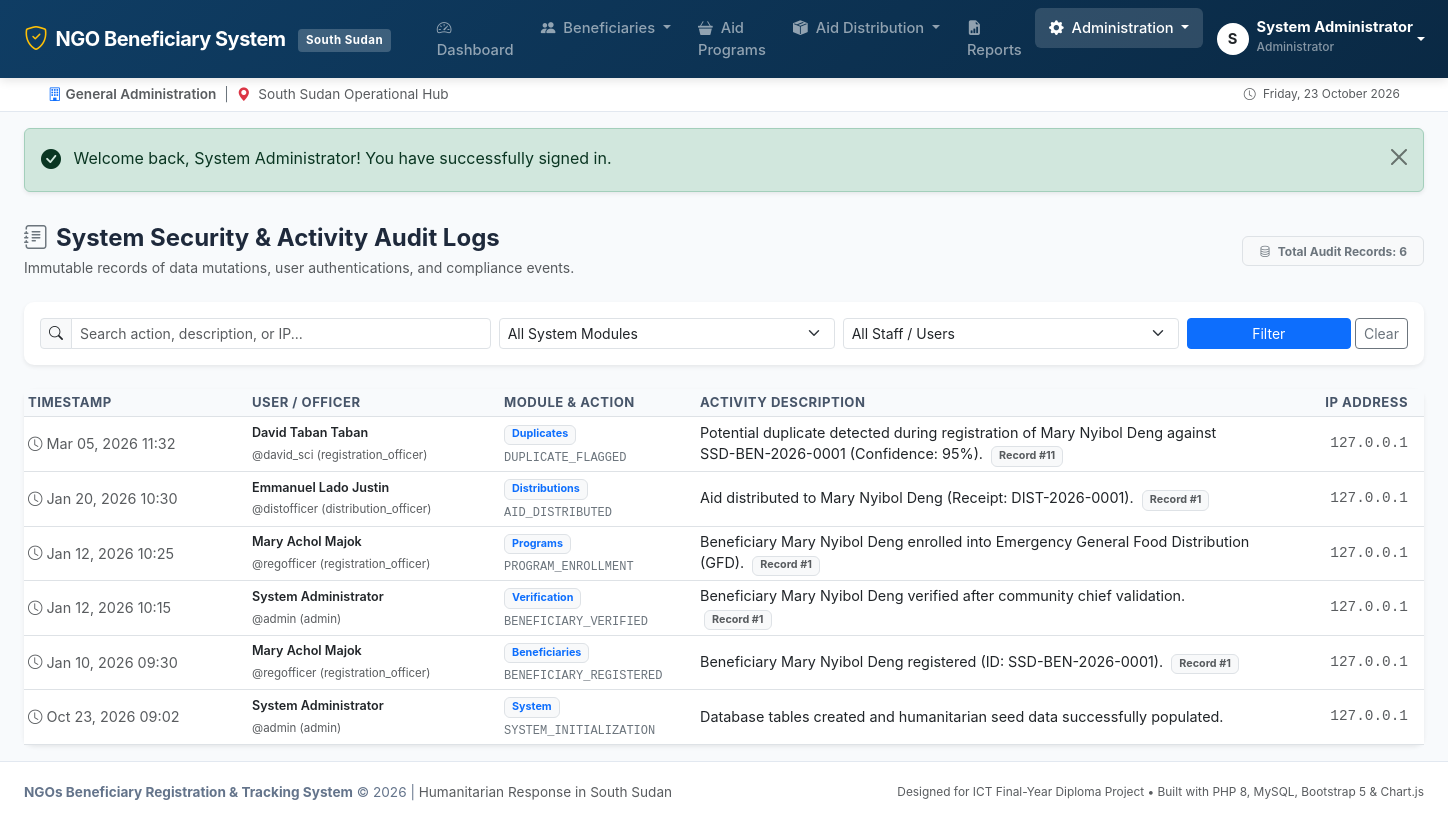
Page /logs/index.php (signed in) on the committed database.
### tables this page shows
CREATE TABLE `audit_logs` (
  `id` INT AUTO_INCREMENT PRIMARY KEY,
  `user_id` INT NULL,
  `action` VARCHAR(100) NOT NULL,
  `module` VARCHAR(50) NOT NULL,
  `record_id` VARCHAR(50) NULL,
  `description` TEXT NOT NULL,
  `ip_address` VARCHAR(45) NULL,
  `created_at` DATETIME NOT NULL DEFAULT CURRENT_TIMESTAMP,
  INDEX `idx_audit_module` (`module`),
  INDEX `idx_audit_created` (`created_at`),
  CONSTRAINT `fk_audit_user` FOREIGN KEY (`user_id`) REFERENCES `users` (`id`) ON DELETE SET NULL ON UPDATE CASCADE
);

CREATE TABLE `users` (
  `id` INT AUTO_INCREMENT PRIMARY KEY,
  `ngo_id` INT NULL,
  `full_name` VARCHAR(100) NOT NULL,
  `email` VARCHAR(100) NOT NULL UNIQUE,
  `username` VARCHAR(50) NOT NULL UNIQUE,
  `password` VARCHAR(255) NOT NULL,
  `role` ENUM('admin', 'registration_officer', 'distribution_officer') NOT NULL DEFAULT 'registration_officer',
  `phone` VARCHAR(40) NULL,
  `status` ENUM('active', 'inactive') NOT NULL DEFAULT 'active',
  `last_login` DATETIME NULL,
  `created_at` DATETIME NOT NULL DEFAULT CURRENT_TIMESTAMP,
  `updated_at` DATETIME NOT NULL DEFAULT CURRENT_TIMESTAMP ON UPDATE CURRENT_TIMESTAMP,
  CONSTRAINT `fk_users_ngo` FOREIGN KEY (`ngo_id`) REFERENCES `ngos` (`id`) ON DELETE SET NULL ON UPDATE CASCADE
);

### includes/functions.php (called while the page is built, shortened)
<?php
function e($value): string {
    return htmlspecialchars((string)($value ?? ''), ENT_QUOTES, 'UTF-8');
}
function sanitize(?string $value): string {
    return trim($value ?? '');
}
function format_datetime(?string $datetime, string $format = 'M d, Y H:i'): string {
    $timestamp = strtotime($datetime);
    return $timestamp ? date($format, $timestamp) : 'N/A';
}

### logs/index.php (the view, shortened to what this page needs)
<?php
require_once __DIR__ . '/../includes/functions.php';
$db = getDB();
$search = sanitize($_GET['q'] ?? '');
$where = ["1=1"];
$params = [];
$whereClause = implode(" AND ", $where);
$perPage = 15;
$page = max(1, (int)($_GET['page'] ?? 1));
$offset = ($page - 1) * $perPage;
$countSql = "SELECT COUNT(*) FROM audit_logs a WHERE {$whereClause}";
$countStmt = $db->prepare($countSql);
$countStmt->execute($params);
$totalRecords = (int)$countStmt->fetchColumn();
$query = "
    SELECT a.*, u.full_name as user_name, u.username, u.role as user_role
    FROM audit_logs a
    LEFT JOIN users u ON a.user_id = u.id
    WHERE {$whereClause}
    ORDER BY a.id DESC
    LIMIT {$perPage} OFFSET {$offset}
";
$stmt = $db->prepare($query);
$stmt->execute($params);
$logs = $stmt->fetchAll();
require_once __DIR__ . '/../includes/header.php';
?>
<div class="d-flex justify-content-between align-items-center flex-wrap gap-2 mb-4">
    <div>
        <h4 class="fw-bold mb-1"><i class="bi bi-journal-text text-secondary me-2"></i>System Security &amp; Activity Audit Logs</h4>
        <p class="text-muted small mb-0">Immutable records of data mutations, user authentications, and compliance events.</p>
    </div>
    <div>
        <span class="badge bg-light text-secondary border px-3 py-2">
            <i class="bi bi-database me-1"></i> Total Audit Records: <?= number_format($totalRecords) ?>
        </span>
    </div>
</div>
<div class="card mb-4 shadow-sm border-0">
    <div class="card-body p-3">
        <form method="GET" action="index.php" class="row g-2 align-items-center">
            <div class="col-md-4">
                <div class="input-group input-group-sm">
                    <span class="input-group-text bg-light"><i class="bi bi-search"></i></span>
                    <input type="text" name="q" class="form-control" placeholder="Search action, description, or IP..." value="<?= e($search) ?>">
                </div>
            </div>
            <div class="col-md-3">
                <select name="module" class="form-select form-select-sm">
                    <option value="">All System Modules</option>
                </select>
            </div>
            <div class="col-md-3">
                <select name="user_id" class="form-select form-select-sm">
                    <option value="">All Staff / Users</option>
                </select>
            </div>
            <div class="col-md-2 d-flex gap-1">
                <button type="submit" class="btn btn-primary btn-sm w-100">Filter</button>
                <a href="index.php" class="btn btn-outline-secondary btn-sm">Clear</a>
            </div>
        </form>
    </div>
</div>
<div class="card shadow-sm border-0">
    <div class="card-body p-0">
        <div class="table-responsive">
            <table class="table table-sm table-hover align-middle mb-0">
                <thead>
                    <tr>
                        <th style="width: 16%;">Timestamp</th>
                        <th style="width: 18%;">User / Officer</th>
                        <th style="width: 14%;">Module &amp; Action</th>
                        <th style="width: 40%;">Activity Description</th>
                        <th style="width: 12%;" class="text-end pe-3">IP Address</th>
                    </tr>
                </thead>
                <tbody>
                    <?php if (empty($logs)): ?>
                        <tr><td colspan="5" class="text-center py-5 text-muted">No audit logs found matching criteria.</td></tr>
                    <?php else: ?>
                        <?php foreach ($logs as $log): ?>
                            <tr>
                                <td class="small text-muted">
                                    <i class="bi bi-clock me-1"></i><?= format_datetime($log['created_at']) ?>
                                </td>
                                <td>
                                    <?php if ($log['user_name']): ?>
                                        <div class="fw-semibold small text-dark"><?= e($log['user_name']) ?></div>
                                        <small class="text-muted" style="font-size: 0.72rem;">@<?= e($log['username']) ?> (<?= e($log['user_role']) ?>)</small>
                                    <?php else: ?>
                                        <span class="badge bg-light text-secondary border">Anonymous / System</span>
                                    <?php endif; ?>
                                </td>
                                <td>
                                    <span class="badge bg-light text-primary border small"><?= e($log['module']) ?></span>
                                    <div class="font-monospace small text-secondary mt-1" style="font-size: 0.75rem;"><?= e($log['action']) ?></div>
                                </td>
                                <td class="small text-dark">
                                    <?= e($log['description']) ?>
                                    <?php if ($log['record_id']): ?>
                                        <span class="badge bg-light text-muted border ms-1">Record #<?= e($log['record_id']) ?></span>
                                    <?php endif; ?>
                                </td>
                                <td class="text-end pe-3 small font-monospace text-muted">
                                    <?= e($log['ip_address'] ?? '127.0.0.1') ?>
                                </td>
                            </tr>
                        <?php endforeach; ?>
                    <?php endif; ?>
                </tbody>
            </table>
        </div>
    </div>
</div>
<?php require_once __DIR__ . '/../includes/footer.php'; ?>

### assets/css/style.css (style rules this page uses)
:root { --primary-color: #0f3d64; --primary-dark: #0a2944; --primary-light: #1e588a; --secondary-color: #0d9488; --accent-color: #e11d48; --warning-color: #d97706; --light-bg: #f8fafc; --card-border: #e2e8f0; }
body { font-family: -apple-system, BlinkMacSystemFont, "Segoe UI", Roboto, "Helvetica Neue", Arial, sans-serif; background-color: var(--light-bg); color: #1e293b; min-height: 100vh; display: flex; flex-direction: column; }
.card { border-radius: 10px; border: 1px solid var(--card-border); box-shadow: 0 1px 3px rgba(0, 0, 0, 0.05); transition: box-shadow 0.2s ease-in-out; }
.table th { background-color: #f8fafc; color: #475569; font-size: 0.82rem; font-weight: 700; text-transform: uppercase; letter-spacing: 0.5px; border-top: none; }
.table td { vertical-align: middle; font-size: 0.9rem; }

### rows in the picture
audit_logs: created_at "Mar 05, 2026 11:32", user.full_name "David Taban Taban", user.username "david_sci", user.role "registration_officer", module "Duplicates", action "DUPLICATE_FLAGGED", description "Potential duplicate detected during registration of Mary Nyibol Deng against SSD-BEN-2026-0001 (Confidence: 95%).", record "11", ip_address "127.0.0.1"
audit_logs: created_at "Jan 20, 2026 10:30", user.full_name "Emmanuel Lado Justin", user.username "distofficer", user.role "distribution_officer", module "Distributions", action "AID_DISTRIBUTED", description "Aid distributed to Mary Nyibol Deng (Receipt: DIST-2026-0001).", record "1", ip_address "127.0.0.1"
audit_logs: created_at "Jan 12, 2026 10:25", user.full_name "Mary Achol Majok", user.username "regofficer", user.role "registration_officer", module "Programs", action "PROGRAM_ENROLLMENT", description "Beneficiary Mary Nyibol Deng enrolled into Emergency General Food Distribution (GFD).", record "1", ip_address "127.0.0.1"
audit_logs: created_at "Jan 12, 2026 10:15", user.full_name "System Administrator", user.username "admin", user.role "admin", module "Verification", action "BENEFICIARY_VERIFIED", description "Beneficiary Mary Nyibol Deng verified after community chief validation.", record "1", ip_address "127.0.0.1"
audit_logs: created_at "Jan 10, 2026 09:30", user.full_name "Mary Achol Majok", user.username "regofficer", user.role "registration_officer", module "Beneficiaries", action "BENEFICIARY_REGISTERED", description "Beneficiary Mary Nyibol Deng registered (ID: SSD-BEN-2026-0001).", record "1", ip_address "127.0.0.1"
audit_logs: created_at "Oct 23, 2026 09:02", user.full_name "System Administrator", user.username "admin", user.role "admin", module "System", action "SYSTEM_INITIALIZATION", description "Database tables created and humanitarian seed data successfully populated.", ip_address "127.0.0.1"

### other values in the picture
substr($currentUser['full_name'], 0, 1) "S"
$currentUser['full_name'] "System Administrator"
ROLES[$currentUser['role']] "Administrator"
$currentUser['ngo_name'] "General Administration"
$msg['message'] "Welcome back, System Administrator! You have successfully signed in."
$totalRecords "6"
